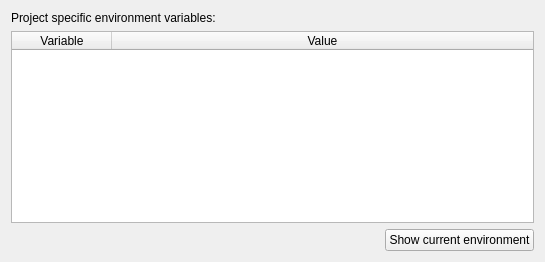
      <widget class="QWidget" name="tab_environment">
       <attribute name="title">
        <string>Environment</string>
       </attribute>
       <layout class="QVBoxLayout" name="verticalLayout_4">
        <item>
         <widget class="QLabel" name="label_3">
          <property name="text">
           <string>Project specific environment variables:</string>
          </property>
         </widget>
        </item>
        <item>
         <widget class="QTableWidget" name="tw_environment">
          <property name="contextMenuPolicy">
           <enum>Qt::ContextMenuPolicy::CustomContextMenu</enum>
          </property>
          <property name="verticalScrollMode">
           <enum>QAbstractItemView::ScrollMode::ScrollPerPixel</enum>
          </property>
          <property name="horizontalScrollMode">
           <enum>QAbstractItemView::ScrollMode::ScrollPerPixel</enum>
          </property>
          <attribute name="horizontalHeaderStretchLastSection">
           <bool>true</bool>
          </attribute>
          <attribute name="verticalHeaderVisible">
           <bool>false</bool>
          </attribute>
          <column>
           <property name="text">
            <string>Variable</string>
           </property>
          </column>
          <column>
           <property name="text">
            <string>Value</string>
           </property>
          </column>
         </widget>
        </item>
        <item>
         <widget class="QWidget" name="widget_2" native="true">
          <layout class="QHBoxLayout" name="horizontalLayout_2">
           <property name="leftMargin">
            <number>0</number>
           </property>
           <property name="topMargin">
            <number>0</number>
           </property>
           <property name="rightMargin">
            <number>0</number>
           </property>
           <property name="bottomMargin">
            <number>0</number>
           </property>
           <item>
            <spacer name="horizontalSpacer">
             <property name="orientation">
              <enum>Qt::Orientation::Horizontal</enum>
             </property>
             <property name="sizeHint" stdset="0">
              <size>
               <width>374</width>
               <height>20</height>
              </size>
             </property>
            </spacer>
           </item>
           <item>
            <widget class="QPushButton" name="b_showEnvironment">
             <property name="text">
              <string>Show current environment</string>
             </property>
            </widget>
           </item>
          </layout>
         </widget>
        </item>
       </layout>
      </widget>
